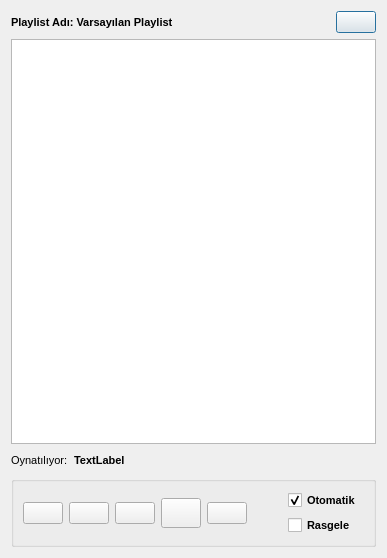
<?xml version="1.0" encoding="UTF-8"?>
<ui version="4.0">
 <class>playlistwindow</class>
 <widget class="QDialog" name="playlistwindow">
  <property name="geometry">
   <rect>
    <x>0</x>
    <y>0</y>
    <width>387</width>
    <height>558</height>
   </rect>
  </property>
  <property name="windowTitle">
   <string>Dialog</string>
  </property>
  <layout class="QGridLayout" name="gridLayout_4">
   <item row="0" column="0">
    <layout class="QGridLayout" name="gridLayout_3">
     <item row="0" column="0">
      <layout class="QHBoxLayout" name="horizontalLayout_2">
       <item>
        <widget class="QLabel" name="lblPlaylistName">
         <property name="font">
          <font>
           <pointsize>8</pointsize>
           <weight>75</weight>
           <bold>true</bold>
          </font>
         </property>
         <property name="text">
          <string>Playlist Adı: Varsayılan Playlist</string>
         </property>
        </widget>
       </item>
       <item>
        <spacer name="horizontalSpacer_3">
         <property name="orientation">
          <enum>Qt::Horizontal</enum>
         </property>
         <property name="sizeHint" stdset="0">
          <size>
           <width>40</width>
           <height>20</height>
          </size>
         </property>
        </spacer>
       </item>
       <item>
        <widget class="QPushButton" name="btnChangeListname">
         <property name="text">
          <string/>
         </property>
         <property name="icon">
          <iconset resource="Data.qrc">
           <normaloff>:/icons/edit.png</normaloff>:/icons/edit.png</iconset>
         </property>
        </widget>
       </item>
      </layout>
     </item>
     <item row="1" column="0">
      <widget class="QListWidget" name="playListWidget">
       <property name="font">
        <font>
         <family>MS Shell Dlg 2</family>
         <pointsize>9</pointsize>
         <weight>75</weight>
         <bold>true</bold>
        </font>
       </property>
       <property name="styleSheet">
        <string notr="true">background-color: rgb(39, 39, 39);
QListWidget::item:hover {color:white;};</string>
       </property>
       <property name="frameShape">
        <enum>QFrame::StyledPanel</enum>
       </property>
       <property name="frameShadow">
        <enum>QFrame::Raised</enum>
       </property>
      </widget>
     </item>
     <item row="2" column="0">
      <layout class="QGridLayout" name="gridLayout">
       <item row="0" column="0">
        <layout class="QHBoxLayout" name="horizontalLayout">
         <item>
          <widget class="QLabel" name="label">
           <property name="font">
            <font>
             <pointsize>8</pointsize>
            </font>
           </property>
           <property name="text">
            <string>Oynatılıyor:</string>
           </property>
          </widget>
         </item>
         <item>
          <widget class="QLabel" name="lblplaytitle">
           <property name="font">
            <font>
             <pointsize>8</pointsize>
             <weight>75</weight>
             <bold>true</bold>
            </font>
           </property>
           <property name="text">
            <string>TextLabel</string>
           </property>
          </widget>
         </item>
         <item>
          <spacer name="horizontalSpacer">
           <property name="orientation">
            <enum>Qt::Horizontal</enum>
           </property>
           <property name="sizeHint" stdset="0">
            <size>
             <width>40</width>
             <height>20</height>
            </size>
           </property>
          </spacer>
         </item>
        </layout>
       </item>
       <item row="1" column="0">
        <widget class="QGroupBox" name="groupBox">
         <property name="minimumSize">
          <size>
           <width>361</width>
           <height>71</height>
          </size>
         </property>
         <property name="title">
          <string/>
         </property>
         <layout class="QHBoxLayout" name="horizontalLayout_3">
          <item>
           <widget class="QPushButton" name="btnAdd">
            <property name="text">
             <string/>
            </property>
            <property name="icon">
             <iconset resource="Data.qrc">
              <normaloff>:/icons/plus.png</normaloff>:/icons/plus.png</iconset>
            </property>
            <property name="iconSize">
             <size>
              <width>20</width>
              <height>20</height>
             </size>
            </property>
           </widget>
          </item>
          <item>
           <widget class="QPushButton" name="btnRemove">
            <property name="text">
             <string/>
            </property>
            <property name="icon">
             <iconset resource="Data.qrc">
              <normaloff>:/icons/minus.png</normaloff>:/icons/minus.png</iconset>
            </property>
            <property name="iconSize">
             <size>
              <width>20</width>
              <height>20</height>
             </size>
            </property>
           </widget>
          </item>
          <item>
           <widget class="QPushButton" name="pushButtonPlaylistOpen">
            <property name="text">
             <string/>
            </property>
            <property name="icon">
             <iconset resource="Data.qrc">
              <normaloff>:/icons/folder.png</normaloff>:/icons/folder.png</iconset>
            </property>
            <property name="iconSize">
             <size>
              <width>20</width>
              <height>20</height>
             </size>
            </property>
           </widget>
          </item>
          <item>
           <widget class="QPushButton" name="pushButtonSavePlaylist">
            <property name="minimumSize">
             <size>
              <width>40</width>
              <height>30</height>
             </size>
            </property>
            <property name="text">
             <string/>
            </property>
            <property name="icon">
             <iconset resource="Data.qrc">
              <normaloff>:/icons/diskette.png</normaloff>:/icons/diskette.png</iconset>
            </property>
            <property name="iconSize">
             <size>
              <width>20</width>
              <height>20</height>
             </size>
            </property>
           </widget>
          </item>
          <item>
           <widget class="QPushButton" name="pushButton">
            <property name="text">
             <string/>
            </property>
            <property name="icon">
             <iconset resource="Data.qrc">
              <normaloff>:/icons/delete_.png</normaloff>:/icons/delete_.png</iconset>
            </property>
            <property name="iconSize">
             <size>
              <width>20</width>
              <height>20</height>
             </size>
            </property>
           </widget>
          </item>
          <item>
           <spacer name="horizontalSpacer_2">
            <property name="orientation">
             <enum>Qt::Horizontal</enum>
            </property>
            <property name="sizeHint" stdset="0">
             <size>
              <width>40</width>
              <height>20</height>
             </size>
            </property>
           </spacer>
          </item>
          <item>
           <layout class="QVBoxLayout" name="verticalLayout">
            <item>
             <widget class="QCheckBox" name="cbAutoplay">
              <property name="font">
               <font>
                <pointsize>8</pointsize>
                <weight>75</weight>
                <bold>true</bold>
               </font>
              </property>
              <property name="text">
               <string>Otomatik </string>
              </property>
              <property name="checked">
               <bool>true</bool>
              </property>
             </widget>
            </item>
            <item>
             <widget class="QCheckBox" name="cbRandomplay">
              <property name="font">
               <font>
                <pointsize>8</pointsize>
                <weight>75</weight>
                <bold>true</bold>
               </font>
              </property>
              <property name="text">
               <string>Rasgele</string>
              </property>
             </widget>
            </item>
           </layout>
          </item>
         </layout>
        </widget>
       </item>
      </layout>
     </item>
    </layout>
   </item>
  </layout>
 </widget>
 <resources>
  <include location="Data.qrc"/>
 </resources>
 <connections/>
</ui>
